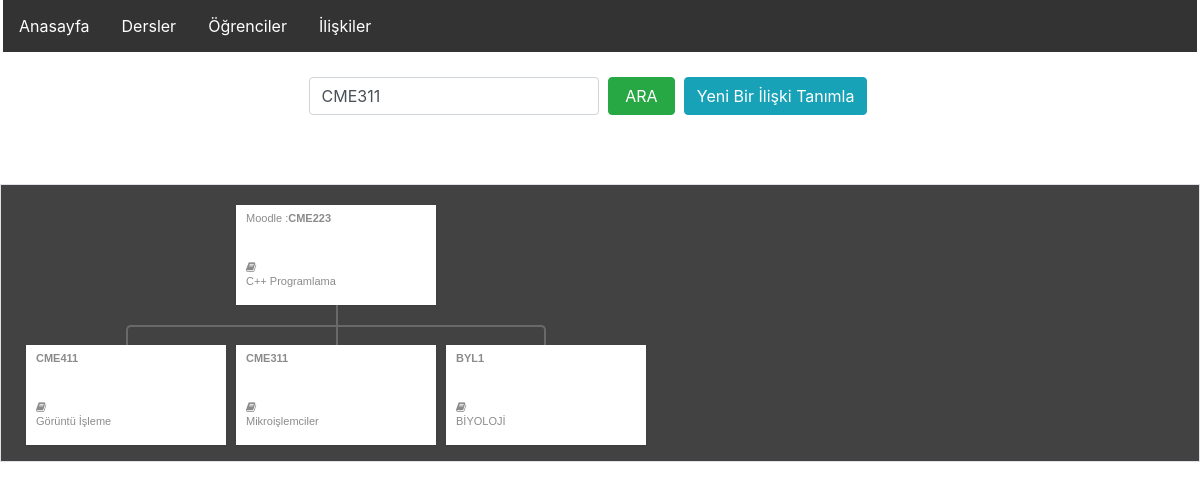
The page /iliskiler.php?ara=CME311 on the database its author committed.
### tables this page shows
CREATE TABLE `ders_baginti` (
  `id` int(11) NOT NULL,
  `obs_kisa_ad` varchar(233) NOT NULL,
  `obs_adi` varchar(255) NOT NULL,
  `moodle_kisa_ad` varchar(233) NOT NULL,
  `moodle_adi` varchar(255) NOT NULL,
  `ekli_mi` int(11) NOT NULL
);

### iliskiler.php (called while the page is built, shortened)
<?php
include('model/System.php');
$ara = false;
if(isset($_GET['ara'])){
    $ara = $_GET['ara'];
}
$data = array(
    'iliskiler' => $sys->ders_iliskileri($ara),
    'ara_value' => $ara,
);
include('view/header.php');
include('view/iliskiler.php');
include('view/footer.php');

### model/System.php (called while the page is built, shortened)
<?php
class System {
    public $db_arakatman;
    function __construct(){
        $this->baglan_moodle_sistemi();
        $this->baglan_arakatman_sistemi();
    }
    public function baglan_moodle_sistemi(){
        $host = MOODLE_HOST;
        $dbname = MOODLE_DB_NAME;
        $user = MOODLE_DB_USER;
        $pass = MOODLE_DB_PASS;
        try {
            $this->db_moodle = new PDO("mysql:host={$host};dbname={$dbname};charset=utf8", "{$user}", "{$pass}");
            $this->db_moodle->query("SET NAMES 'utf8'");
            $this->db_moodle->query("SET CHARACTER SET utf8");
            $this->db_moodle->query("SET COLLATION_CONNECTION = 'utf8_turkish_ci'");
        } catch ( PDOException $e ){
            print $e->getMessage();
        }
    }
    public function baglan_arakatman_sistemi(){
        $host = HOST;
        $dbname = DB_NAME;
        $user = DB_USER;
        $pass = DB_PASS;
        try {
            $this->db_arakatman = new PDO("mysql:host={$host};dbname={$dbname};charset=utf8", "{$user}", "{$pass}");
            $this->db_arakatman->query("SET NAMES 'utf8'");
            $this->db_arakatman->query("SET CHARACTER SET utf8");
            $this->db_arakatman->query("SET COLLATION_CONNECTION = 'utf8_turkish_ci'");
            $this->db_arakatman->setAttribute(PDO::ATTR_EMULATE_PREPARES, FALSE);
        } catch ( PDOException $e ){
            print $e->getMessage();
        }
    }
    public function ders_iliskileri($ara=false){
        if($ara){
            $cek = $this->db_arakatman->prepare("SELECT * FROM `ders_baginti` WHERE obs_kisa_ad LIKE ? OR moodle_kisa_ad LIKE ? OR obs_adi LIKE ? OR moodle_adi LIKE ? GROUP BY moodle_kisa_ad");
            $cek->execute(array('%'.$ara.'%','%'.$ara.'%','%'.$ara.'%','%'.$ara.'%'));
        } else {
            $cek = $this->db_arakatman->prepare("SELECT * FROM `ders_baginti` GROUP BY moodle_kisa_ad");
            $cek->execute();
        }
        $array = $cek->fetchAll(PDO::FETCH_ASSOC);
        $veriler = array();
        foreach($array as $val){
            $veriler[] = array(
                'ders' => $val['moodle_kisa_ad'],
                'ders_adi' => $val['moodle_adi'],
                'alt_elemanlari' => $this->ders_iliskileri_alt_bul($val['moodle_kisa_ad']),
            );
        }
        return $veriler;
    }
    public function ders_iliskileri_alt_bul($gelen_kisa_ad){
        $cek = $this->db_arakatman->prepare("SELECT obs_kisa_ad,obs_adi FROM `ders_baginti` WHERE moodle_kisa_ad = ?");
        $cek->execute(array($gelen_kisa_ad));
        $array = $cek->fetchAll(PDO::FETCH_ASSOC);
        return $array;
    }
}
$sys = new System();

### view/iliskiler.php (the view, shortened to what this page needs)
<div class="col-lg-12">
    <form action="" method="get">
    <table align="center" width="50%">
        <tr>
            <td width="50%">
                <input type="text" name="ara" class="form-control" value="<?php echo $data['ara_value']; ?>">
            </td>
            <td>&nbsp;</td>
            <td>
                <button type="submit" class="btn btn-success btn-block">ARA</button>
            </td>
            <td>&nbsp;</td>
            <td>
            <a href="iliski.php">
                <div class="btn btn-info">Yeni Bir İlişki Tanımla</div>
            </a>
            </td>
        </tr>
    </table>
    </form>
</div>
<div class="container-fluid" style="margin-top:20px">
    <div class="row">
        <?php foreach($data['iliskiler'] as $veri){ ?>
        <div class="col-lg-12 text-center mt-5 pb-3 border" style="background:#434242;">
            <div class="tree">
                <ul>
                    <li>
                        <a href="#">
                            <div class="container-fluid">
                                <div class="row">
                                    Moodle : <b> <?php echo $veri['ders']; ?></b>
                                </div>
                                <div class="row" style="margin-top: 35px;">
                                    <i class="fa fa-book"></i>
                                </div>
                                <div class="row">
                                    <?php echo $veri['ders_adi']; ?>
                                </div>
                            </div>
                        </a>
                        <?php if($veri['alt_elemanlari']){ ?>
                        <ul>
                            <?php foreach($veri['alt_elemanlari'] as $alt){ ?>
                            <li>
                                <a href="#">
                                    <div class="container-fluid">
                                        <div class="row">
                                            <b><?php echo $alt['obs_kisa_ad']; ?></b>
                                        </div>
                                        <div class="row" style="margin-top: 35px;">
                                            <i class="fa fa-book"></i>
                                        </div>
                                        <div class="row">
                                            <?php echo $alt['obs_adi']; ?>
                                        </div>
                                    </div>
                                </a>
                            </li>
                            <?php } ?>
                        </ul>
                        <?php } ?>
                    </li>
                </ul>
            </div>
        </div>
        <?php } ?>
    </div>
</div>

### view/iliskiler.php (style rules this page uses)
.tree * { margin: 0; padding: 0; }
.tree ul { padding-top: 20px; position: relative; -transition: all 0.5s; -webkit-transition: all 0.5s; -moz-transition: all 0.5s; }
.tree li { float: left; text-align: center; list-style-type: none; position: relative; padding: 20px 5px 0 5px; -transition: all 0.5s; -webkit-transition: all 0.5s; -moz-transition: all 0.5s; }
.tree li::before, .tree li::after { content: ''; position: absolute; top: 0; right: 50%; border-top: 2px solid #696969; width: 50%; height: 20px; }
.tree li::after { right: auto; left: 50%; border-left: 2px solid #696969; }
.tree li:only-child::after, .tree li:only-child::before { display: none; }
.tree li:only-child { padding-top: 0; }
.tree li:first-child::before, .tree li:last-child::after { border: 0 none; }
.tree li:last-child::before { border-right: 2px solid #696969; border-radius: 0 5px 0 0; -webkit-border-radius: 0 5px 0 0; -moz-border-radius: 0 5px 0 0; }
.tree li:first-child::after { border-radius: 5px 0 0 0; -webkit-border-radius: 5px 0 0 0; -moz-border-radius: 5px 0 0 0; }
.tree ul ul::before { content: ''; position: absolute; top: 0; left: 50%; border-left: 2px solid #696969; width: 0; height: 20px; }
.tree li a { height: 100px; width: 200px; padding: 5px 10px; text-decoration: none; background-color: white; color: #8b8b8b; font-family: arial, verdana, tahoma; font-size: 11px; display: inline-block; box-shadow: 0 1px 2px rgba(0,0,0,0.1); -transition: all 0.5s; -webkit-transition: all 0.5s; -moz-transition: all 0.5s; }

### rows shown on the page
ders_baginti: moodle_kisa_ad "CME223", moodle_adi "C++ Programlama", obs_kisa_ad "CME311", obs_adi "Mikroişlemciler"
ders_baginti: obs_kisa_ad "CME411", obs_adi "Görüntü İşleme"
ders_baginti: obs_kisa_ad "BYL1", obs_adi "BİYOLOJİ"
